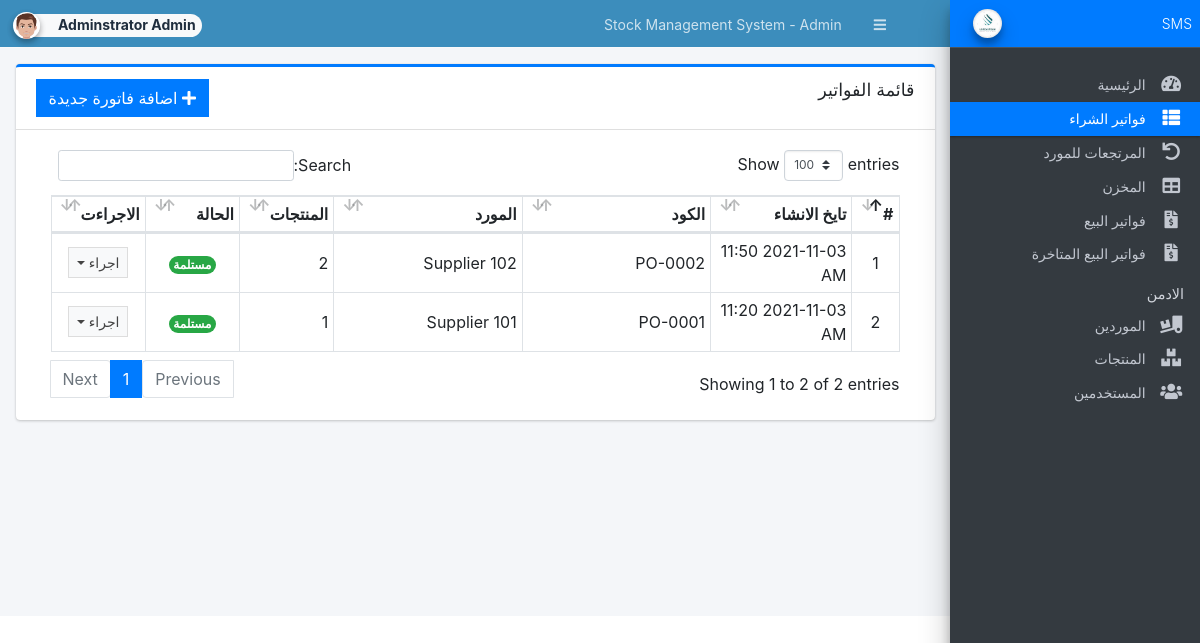
Page /admin/?page=purchase_order (signed in) on the committed database.
### tables this page shows
CREATE TABLE `purchase_order_list` (
  `id` int(30) NOT NULL,
  `po_code` varchar(50) NOT NULL,
  `supplier_id` int(30) NOT NULL,
  `amount` float NOT NULL,
  `discount_perc` float NOT NULL DEFAULT 0,
  `discount` float NOT NULL DEFAULT 0,
  `tax_perc` float NOT NULL DEFAULT 0,
  `paid` float NOT NULL DEFAULT 0,
  `remaining` float NOT NULL DEFAULT 0,
  `tax` float NOT NULL DEFAULT 0,
  `remarks` text NOT NULL,
  `status` tinyint(4) NOT NULL DEFAULT 2 COMMENT '0 = pending, 1 = partially received, 2 = received',
  `date_created` datetime NOT NULL DEFAULT current_timestamp(),
  `date_updated` datetime NOT NULL DEFAULT current_timestamp() ON UPDATE current_timestamp()
);

CREATE TABLE `supplier_list` (
  `id` int(30) NOT NULL,
  `name` text NOT NULL,
  `address` text NOT NULL,
  `contact` text NOT NULL,
  `cpersonContact` text NOT NULL,
  `status` tinyint(1) NOT NULL DEFAULT 1,
  `date_created` datetime NOT NULL DEFAULT current_timestamp(),
  `date_updated` datetime NOT NULL DEFAULT current_timestamp() ON UPDATE current_timestamp()
);

### admin/purchase_order/index.php (the view, shortened to what this page needs)
<div class="card card-outline card-primary">
	<div class="card-header">
		<h3 class="card-title">قائمة الفواتير</h3>
        <div class="card-tools">
			<a href="<?php echo base_url ?>admin/?page=purchase_order/manage_po" class="btn btn-flat btn-primary"><span class="fas fa-plus"></span>  اضافة فاتورة جديدة</a>
		</div>
	</div>
	<div class="card-body">
		<div class="container-fluid">
        <div class="container-fluid">
			<table data-page-length='100' class="table table-bordered table-stripped">
                    <colgroup>
                        <col width="5%">
                        <col width="15%">
                        <col width="20%">
                        <col width="20%">
                        <col width="10%">
                        <col width="10%">
                        <col width="10%">
                    </colgroup>
                    <thead>
                        <tr>
                            <th>#</th>
                            <th>تايخ الانشاء</th>
                            <th>الكود</th>
                            <th>المورد</th>
                            <th>المنتجات</th>
                            <th>الحالة</th>
                            <th>الاجراءت</th>
                        </tr>
                    </thead>
                    <tbody>
                        <?php
                        $i = 1;
                        $qry = $conn->query("SELECT p.*, s.name as supplier FROM `purchase_order_list` p INNER JOIN supplier_list s ON p.supplier_id = s.id ORDER BY p.`date_created` DESC");
                        while($row = $qry->fetch_assoc()):
                            $row['items'] = $conn->query("SELECT count(item_id) as `items` FROM `po_items` where po_id = '{$row['id']}' ")->fetch_assoc()['items'];
                        ?>
                            <tr>
                                <td class="text-center"><?php echo $i++; ?></td>
                                <td><?php echo date("Y-m-d h:i A", strtotime($row['date_created'])); ?></td>
                                <td><?php echo $row['po_code'] ?></td>
                                <td><?php echo $row['supplier'] ?></td>
                                <td class="text-right"><?php echo number_format($row['items']) ?></td>
                                <td class="text-center">
                                    <?php if($row['status'] == 0): ?>
                                        <span class="badge badge-primary rounded-pill">تحت الانتظار</span>
                                    <?php elseif($row['status'] == 1): ?>
                                        <span class="badge badge-warning rounded-pill">مستلمة جزئيه</span>
                                        <?php elseif($row['status'] == 2): ?>
                                        <span class="badge badge-success rounded-pill">مستلمة</span>
                                    <?php else: ?>
                                        <span class="badge badge-danger rounded-pill">غير معروف</span>
                                    <?php endif; ?>
                                </td>
                                <td align="center">
                                    <button type="button" class="btn btn-flat btn-default btn-sm dropdown-toggle dropdown-icon" data-toggle="dropdown">
                                            اجراء
                                    </button>
                                </td>
                            </tr>
                        <?php endwhile; ?>
                    </tbody>
                </table>
		</div>
		</div>
	</div>
</div>

### rows in the picture
purchase_order_list: date_created "2021-11-03 11:50 AM", po_code "PO-0002", supplier.name "Supplier 102", items "2", status "مستلمة"
purchase_order_list: date_created "2021-11-03 11:20 AM", po_code "PO-0001", supplier.name "Supplier 101", items "1", status "مستلمة"

### other values in the picture
$_settings->info('name') "Stock Management System"
$_settings->userdata('firstname').' '.$_settings->userdata('lastname') "Adminstrator Admin"
$_settings->info('short_name') "SMS"
